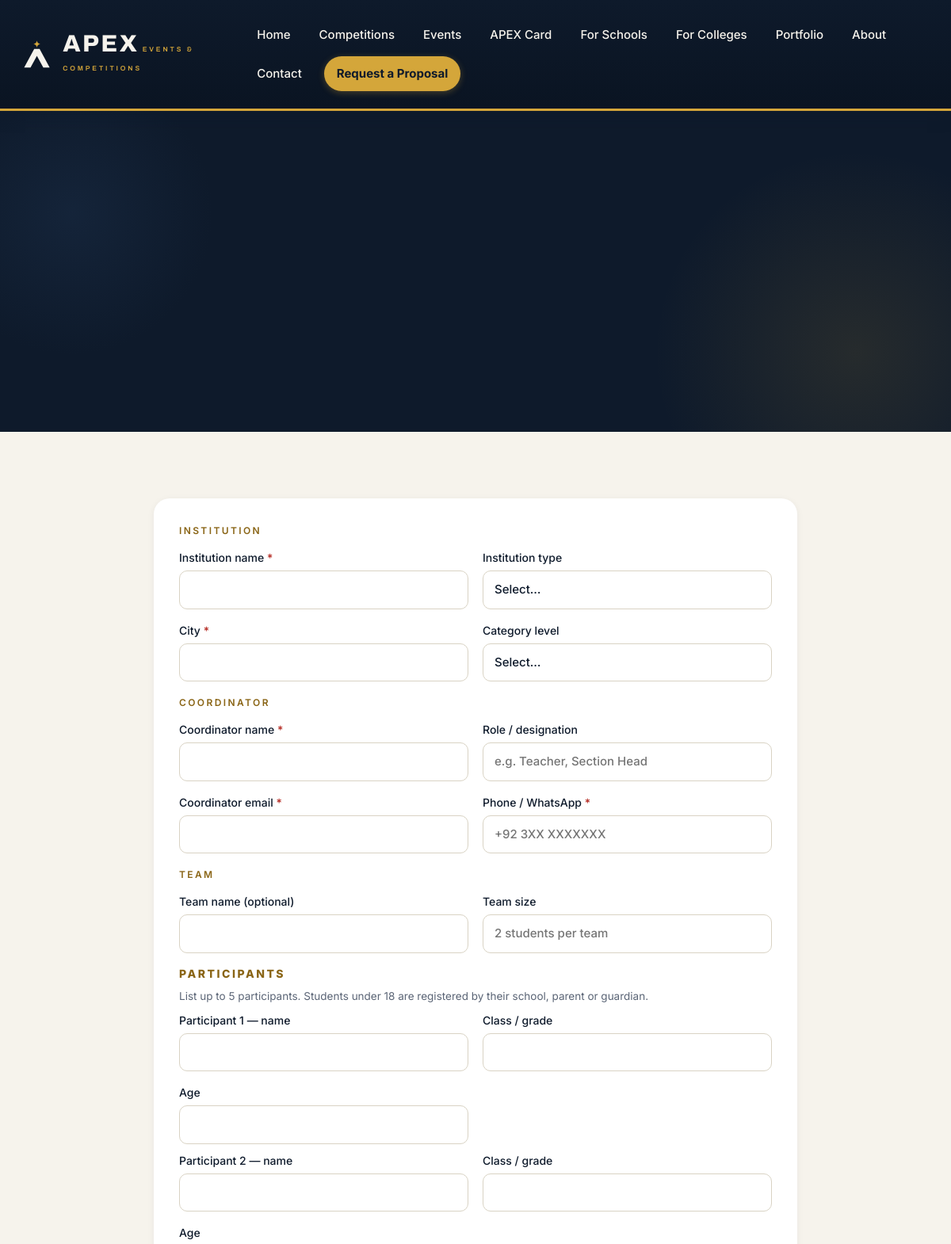
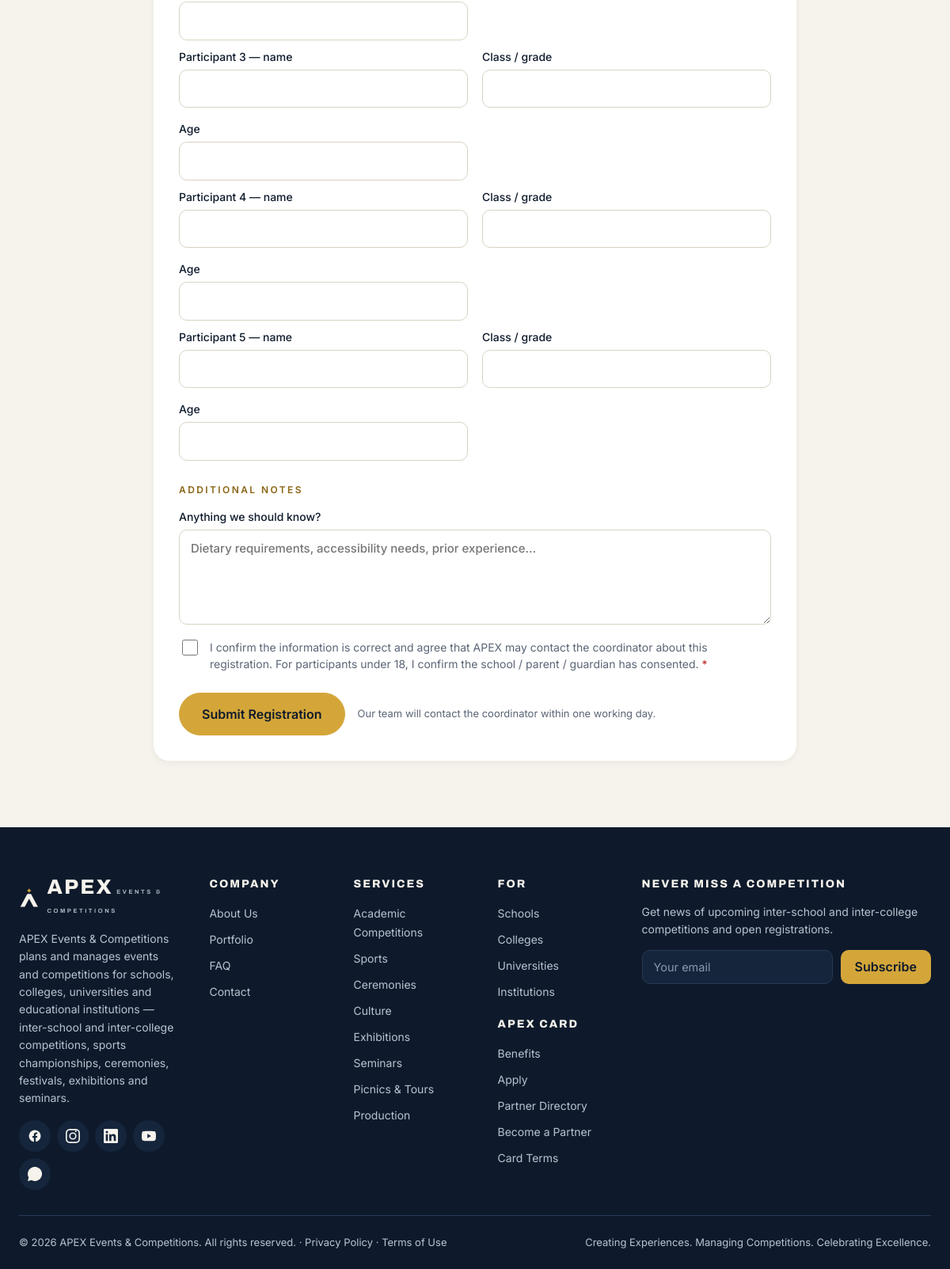
/register-team.php?competition=apex-quiz-championship-2026, run on the app's committed database (2 pictures, top to bottom).
### tables this page shows
CREATE TABLE `navigation_items` (
  `id` INT UNSIGNED NOT NULL AUTO_INCREMENT,
  `label` VARCHAR(100) NOT NULL,
  `url` VARCHAR(255) NOT NULL,
  `location` ENUM('header','footer','footer_company','footer_services','footer_for','footer_card') NOT NULL DEFAULT 'header',
  `sort_order` INT NOT NULL DEFAULT 0,
  `is_active` TINYINT(1) NOT NULL DEFAULT 1,
  `is_cta` TINYINT(1) NOT NULL DEFAULT 0,
  PRIMARY KEY (`id`),
  KEY `idx_location` (`location`, `sort_order`)
);

CREATE TABLE `competitions` (
  `id` INT UNSIGNED NOT NULL AUTO_INCREMENT,
  `name` VARCHAR(200) NOT NULL,
  `slug` VARCHAR(220) NOT NULL UNIQUE,
  `category_id` INT UNSIGNED NULL,
  `description` TEXT NULL,
  `eligibility` VARCHAR(400) NULL,
  `level` VARCHAR(80) NULL,
  `team_size` VARCHAR(80) NULL,
  `event_date` DATE NULL,
  `event_end_date` DATE NULL,
  `registration_deadline` DATE NULL,
  `venue` VARCHAR(200) NULL,
  `city` VARCHAR(80) NULL,
  `entry_fee` VARCHAR(80) NULL,
  `prizes` VARCHAR(400) NULL,
  `registration_status` ENUM('open','closing_soon','closed','coming_soon') NOT NULL DEFAULT 'open',
  `is_featured` TINYINT(1) NOT NULL DEFAULT 0,
  `cover_image` VARCHAR(255) NULL,
  `rules_pdf` VARCHAR(255) NULL,
  `created_at` DATETIME NOT NULL DEFAULT CURRENT_TIMESTAMP,
  `updated_at` DATETIME NOT NULL DEFAULT CURRENT_TIMESTAMP ON UPDATE CURRENT_TIMESTAMP,
  PRIMARY KEY (`id`),
  KEY `idx_category` (`category_id`),
  KEY `idx_date` (`event_date`),
  KEY `idx_status` (`registration_status`),
  CONSTRAINT `fk_comp_cat` FOREIGN KEY (`category_id`) REFERENCES `competition_categories`(`id`) ON DELETE SET NULL
);

CREATE TABLE `social_links` (
  `id` INT UNSIGNED NOT NULL AUTO_INCREMENT,
  `platform` VARCHAR(50) NOT NULL,
  `label` VARCHAR(60) NULL,
  `url` VARCHAR(255) NOT NULL,
  `icon` VARCHAR(80) NULL,
  `sort_order` INT NOT NULL DEFAULT 0,
  `is_active` TINYINT(1) NOT NULL DEFAULT 1,
  PRIMARY KEY (`id`)
);

### config/database.php (called while the page is built)
<?php
$dbConfig = [
    'host'     => $_ENV['DB_HOST']     ?? getenv('DB_HOST')     ?: 'localhost',
    'name'     => $_ENV['DB_NAME']     ?? getenv('DB_NAME')     ?: 'apex_db',
    'user'     => $_ENV['DB_USER']     ?? getenv('DB_USER')     ?: 'root',
    'pass'     => $_ENV['DB_PASS']     ?? getenv('DB_PASS')     ?: '',
    'charset'  => 'utf8mb4',
    'port'     => $_ENV['DB_PORT']     ?? getenv('DB_PORT')     ?: 3306,
];
function db(): PDO
{
    static $pdo = null;
    if ($pdo instanceof PDO) {
        return $pdo;
    }
    global $dbConfig;
    $dsn = sprintf(
        'mysql:host=%s;port=%d;dbname=%s;charset=%s',
        $dbConfig['host'], (int)$dbConfig['port'], $dbConfig['name'], $dbConfig['charset']
    );
    try {
        $pdo = new PDO($dsn, $dbConfig['user'], $dbConfig['pass'], [
            PDO::ATTR_ERRMODE            => PDO::ERRMODE_EXCEPTION,
            PDO::ATTR_DEFAULT_FETCH_MODE => PDO::FETCH_ASSOC,
            PDO::ATTR_EMULATE_PREPARES   => false,
            PDO::MYSQL_ATTR_INIT_COMMAND => "SET NAMES 'utf8mb4' COLLATE 'utf8mb4_unicode_ci'",
        ]);
    } catch (PDOException $e) {
        http_response_code(500);
        if (!empty($_ENV['APP_DEBUG']) || getenv('APP_DEBUG') === 'true') {
            exit('Database connection failed: ' . htmlspecialchars($e->getMessage()));
        }
        error_log('[APEX] DB connection failed: ' . $e->getMessage());
        exit('We could not connect to the database right now. Please try again shortly.');
    }
    return $pdo;
}

### includes/functions.php (called while the page is built, shortened)
<?php
if (!function_exists('e')) {
    function e($v): string {
        return htmlspecialchars((string)$v, ENT_QUOTES | ENT_SUBSTITUTE, 'UTF-8');
    }
}
if (!function_exists('old')) {
    function old(string $key, string $default = ''): string {
        return $default;
    }
}
if (!function_exists('nav_items')) {
    function nav_items(string $location): array {
        try {
            $stmt = db()->prepare('SELECT label,url,is_cta FROM navigation_items WHERE location=? AND is_active=1 ORDER BY sort_order');
            $stmt->execute([$location]);
            return $stmt->fetchAll();
        } catch (Throwable $e) { return []; }
    }
}
if (!function_exists('social_links_all')) {
    function social_links_all(): array {
        try {
            $stmt = db()->query('SELECT platform,label,url,icon FROM social_links WHERE is_active=1 ORDER BY sort_order');
            return $stmt->fetchAll();
        } catch (Throwable $e) { return []; }
    }
}
if (!function_exists('current_page')) {
    function current_page(): string {
        return basename($_SERVER['PHP_SELF'] ?? '');
    }
}
if (!function_exists('nav_active')) {
    function nav_active(string $url): string {
        $url = basename(parse_url($url, PHP_URL_PATH) ?: '');
        return current_page() === $url ? ' aria-current="page"' : '';
    }
}

### config/app.php (called while the page is built, shortened)
<?php
require_once __DIR__ . '/database.php';
require_once dirname(__DIR__) . '/includes/functions.php';
if (!function_exists('setting')) {
    function setting(string $key, string $default = ''): string {
        static $cache = null;
        if ($cache === null) {
            try {
                $stmt = db()->query('SELECT setting_key, setting_value FROM site_settings');
                $cache = $stmt->fetchAll(PDO::FETCH_KEY_PAIR);
            } catch (Throwable $e) { $cache = []; }
        }
        return (string)($cache[$key] ?? $default);
    }
}

### register-team.php (the view, shortened to what this page needs)
<?php
require_once __DIR__ . '/config/app.php';
$slug = $_GET['competition'] ?? '';
$comp = null;
if ($slug) {
    try {
        $s = db()->prepare('SELECT c.*,cc.name AS category_name FROM competitions c LEFT JOIN competition_categories cc ON cc.id=c.category_id WHERE c.slug=? LIMIT 1');
        $s->execute([$slug]);
        $comp = $s->fetch() ?: null;
    } catch (Throwable $e) { $comp = null; }
}
include __DIR__ . '/includes/header.php';
?>
<section class="hero" style="padding-bottom:0">
</section>
<section class="section">
  <div class="container" style="max-width:860px;margin-left:auto;margin-right:auto">
    <?php if (!$comp): ?>
      <div class="card" style="padding:32px;text-align:center">
        <p>No competition selected. Browse the calendar to choose one.</p>
        <a class="btn btn-navy" href="calendar.php">See upcoming competitions</a>
      </div>
    <?php else: ?>
    <form class="form card" style="padding:32px" method="POST" action="handlers/register_team.php" data-validate novalidate>
      <fieldset>
        <legend>INSTITUTION</legend>
        <div class="form-grid">
          <label class="f" data-req><span>Institution name <span class="req">*</span></span><input type="text" name="institution_name" value="<?= e(old('institution_name')) ?>" required><span class="err-msg">Please enter the institution name.</span></label>
          <label class="f"><span>Institution type</span>
            <select name="institution_type">
              <option value="">Select…</option>
            </select>
          </label>
          <label class="f" data-req><span>City <span class="req">*</span></span><input type="text" name="city" value="<?= e(old('city')) ?>" required><span class="err-msg">Please enter the city.</span></label>
          <label class="f"><span>Category level</span>
            <select name="category_level">
              <option value="">Select…</option>
            </select>
          </label>
        </div>
      </fieldset>
      <fieldset>
        <legend>COORDINATOR</legend>
        <div class="form-grid">
          <label class="f" data-req><span>Coordinator name <span class="req">*</span></span><input type="text" name="coordinator_name" value="<?= e(old('coordinator_name')) ?>" required><span class="err-msg">Please enter the coordinator's name.</span></label>
          <label class="f"><span>Role / designation</span><input type="text" name="coordinator_role" value="<?= e(old('coordinator_role')) ?>" placeholder="e.g. Teacher, Section Head"></label>
          <label class="f" data-email data-req><span>Coordinator email <span class="req">*</span></span><input type="email" name="coordinator_email" value="<?= e(old('coordinator_email')) ?>" required><span class="err-msg">Please check the email address.</span></label>
          <label class="f" data-req><span>Phone / WhatsApp <span class="req">*</span></span><input type="tel" name="coordinator_phone" value="<?= e(old('coordinator_phone')) ?>" placeholder="+92 3XX XXXXXXX" required><span class="err-msg">Please enter a valid phone number.</span></label>
        </div>
      </fieldset>
      <fieldset>
        <legend>TEAM</legend>
        <div class="form-grid">
          <label class="f"><span>Team name (optional)</span><input type="text" name="team_name" value="<?= e(old('team_name')) ?>"></label>
          <label class="f"><span>Team size</span><input type="number" name="team_size" min="1" max="30" value="<?= e(old('team_size')) ?>" placeholder="<?= e($comp['team_size'] ?: '') ?>"></label>
        </div>
        <h3 style="font-size:14px;letter-spacing:.18em;color:var(--dgold);margin:18px 0 10px;text-transform:uppercase;font-family:Inter,sans-serif">Participants</h3>
        <p class="text-slate" style="font-size:13.5px;margin:0 0 10px">List up to 5 participants. Students under 18 are registered by their school, parent or guardian.</p>
        <div id="participants">
          <?php for ($i = 1; $i <= 5; $i++): ?>
          <div class="form-grid" style="margin-bottom:10px">
            <label class="f"><span>Participant <?= $i ?> — name</span><input type="text" name="participants[<?= $i ?>][name]"></label>
            <label class="f"><span>Class / grade</span><input type="text" name="participants[<?= $i ?>][class_grade]"></label>
            <label class="f"><span>Age</span><input type="number" name="participants[<?= $i ?>][age]" min="4" max="99"></label>
          </div>
          <?php endfor; ?>
        </div>
      </fieldset>
      <fieldset>
        <legend>ADDITIONAL NOTES</legend>
        <label class="f full"><span>Anything we should know?</span><textarea name="notes" placeholder="Dietary requirements, accessibility needs, prior experience…"><?= e(old('notes')) ?></textarea></label>
      </fieldset>
      <div class="form" style="gap:10px">
        <label class="consent" data-consent><input type="checkbox" name="consent" value="yes" required><span>I confirm the information is correct and agree that APEX may contact the coordinator about this registration. For participants under 18, I confirm the school / parent / guardian has consented. <span class="req">*</span></span></label>
      </div>
      <div class="actions">
        <button class="btn btn-gold btn-lg" type="submit">Submit Registration</button>
        <span class="text-slate" style="font-size:13px">Our team will contact the coordinator within <?= e(setting('response_time','one working day')) ?>.</span>
      </div>
    </form>
    <?php endif; ?>
  </div>
</section>
<?php include __DIR__ . '/includes/footer.php'; ?>

### includes/header.php (shortened to what this page needs)
<?php
$headerNav = nav_items('header');
?>
<!doctype html>
<html lang="en">
<head>
<link rel="stylesheet" href="assets/css/main.css">
</head>
<body>
<header class="site-header">
  <div class="bar">
    <a class="brand" href="index.php" aria-label="APEX Events &amp; Competitions — home">
      <span class="mark">
        <svg viewBox="0 0 120 110" width="42" height="39" aria-hidden="true">
          <path d="M60 0 Q62 12 74 14 Q62 16 60 28 Q58 16 46 14 Q58 12 60 0 Z" fill="#D4A63A"/>
          <path d="M49 34 L71 34 L112 110 L86 110 L60 62 L34 110 L8 110 Z" fill="#F6F3EC"/>
        </svg>
      </span>
      <span>
        <span class="name">APEX</span>
        <span class="sub">EVENTS &amp; COMPETITIONS</span>
      </span>
    </a>
    <nav id="apex-nav" class="nav-main" data-nav aria-label="Main">
      <?php foreach ($headerNav as $it): ?>
        <a href="<?= e($it['url']) ?>"<?= nav_active($it['url']) ?><?= $it['is_cta'] ? ' class="cta"' : '' ?>><?= e($it['label']) ?></a>
      <?php endforeach; ?>
    </nav>
  </div>
</header>
<main id="main">

### includes/footer.php (shortened to what this page needs)
<?php
$footerCompany = nav_items('footer_company');
$footerServices = nav_items('footer_services');
$footerFor = nav_items('footer_for');
$footerCard = nav_items('footer_card');
$socials = social_links_all();
?>
</main>
<footer class="site-footer">
  <div class="container">
    <div class="footer-grid">
      <div class="footer-brand">
        <a href="index.php" style="text-decoration:none;color:inherit;display:inline-flex;align-items:center;gap:10px">
          <svg viewBox="0 0 120 110" width="36" height="33" aria-hidden="true">
            <path d="M60 0 Q62 12 74 14 Q62 16 60 28 Q58 16 46 14 Q58 12 60 0 Z" fill="#D4A63A"/>
            <path d="M49 34 L71 34 L112 110 L86 110 L60 62 L34 110 L8 110 Z" fill="#F6F3EC"/>
          </svg>
          <span>
            <span class="name">APEX</span>
            <span class="sub">EVENTS &amp; COMPETITIONS</span>
          </span>
        </a>
        <p>APEX Events &amp; Competitions plans and manages events and competitions for schools, colleges, universities and educational institutions — inter-school and inter-college competitions, sports championships, ceremonies, festivals, exhibitions and seminars.</p>
        <?php if ($socials): ?>
        <div class="footer-social">
          <?php foreach ($socials as $s):
            ?>
            <a href="<?= e($s['url']) ?>" target="_blank" rel="noopener" aria-label="<?= e($s['label']) ?>">
              <svg width="18" height="18" viewBox="0 0 24 24" fill="currentColor" aria-hidden="true"><?= $svg ?></svg>
            </a>
          <?php endforeach; ?>
        </div>
        <?php endif; ?>
      </div>
      <div class="footer-col">
        <h4>Company</h4>
        <ul>
          <?php foreach ($footerCompany as $it): ?>
          <li><a href="<?= e($it['url']) ?>"><?= e($it['label']) ?></a></li>
          <?php endforeach; ?>
        </ul>
      </div>
      <div class="footer-col">
        <h4>Services</h4>
        <ul>
          <?php foreach ($footerServices as $it): ?>
          <li><a href="<?= e($it['url']) ?>"><?= e($it['label']) ?></a></li>
          <?php endforeach; ?>
        </ul>
      </div>
      <div class="footer-col">
        <h4>For</h4>
        <ul>
          <?php foreach ($footerFor as $it): ?>
          <li><a href="<?= e($it['url']) ?>"><?= e($it['label']) ?></a></li>
          <?php endforeach; ?>
        </ul>
        <h4 style="margin-top:22px">APEX Card</h4>
        <ul>
          <?php foreach ($footerCard as $it): ?>
          <li><a href="<?= e($it['url']) ?>"><?= e($it['label']) ?></a></li>
          <?php endforeach; ?>
        </ul>
      </div>
      <div class="footer-col">
        <h4>Never miss a competition</h4>
        <p style="color:var(--mist);font-size:14px;margin:0 0 10px;line-height:1.6">Get news of upcoming inter-school and inter-college competitions and open registrations.</p>
        <form class="footer-newsletter" method="POST" action="handlers/newsletter.php" novalidate>
          <input type="email" name="email" placeholder="Your email" required aria-label="Email address">
          <button type="submit">Subscribe</button>
        </form>
      </div>
    </div>
    <div class="footer-bottom">
      <div>© <?= date('Y') ?> <?= e(setting('site_name','APEX Events & Competitions')) ?>. All rights reserved. · <a href="#">Privacy Policy</a> · <a href="#">Terms of Use</a></div>
      <div>Creating Experiences. Managing Competitions. Celebrating Excellence.</div>
    </div>
  </div>
</footer>
</body>
</html>

### data on the page
navigation_items: label "Home"
navigation_items: label "Competitions"
navigation_items: label "Events"
navigation_items: label "APEX Card"
navigation_items: label "For Schools"
navigation_items: label "For Colleges"
navigation_items: label "Portfolio"
navigation_items: label "About"
navigation_items: label "Contact"
navigation_items: label "Request a Proposal"
competitions: team_size "2 students per team"
navigation_items: label "About Us"
navigation_items: label "FAQ"
navigation_items: label "Academic Competitions"
navigation_items: label "Sports"
navigation_items: label "Ceremonies"
navigation_items: label "Culture"
navigation_items: label "Exhibitions"
navigation_items: label "Seminars"
navigation_items: label "Picnics & Tours"
navigation_items: label "Production"
navigation_items: label "Schools"
navigation_items: label "Colleges"
navigation_items: label "Universities"
navigation_items: label "Institutions"
navigation_items: label "Benefits"
navigation_items: label "Apply"
navigation_items: label "Partner Directory"
navigation_items: label "Become a Partner"
navigation_items: label "Card Terms"

### other printed values
setting('response_time','one working day') "one working day"
setting('site_name','APEX Events & Competitions') "APEX Events & Competitions"
